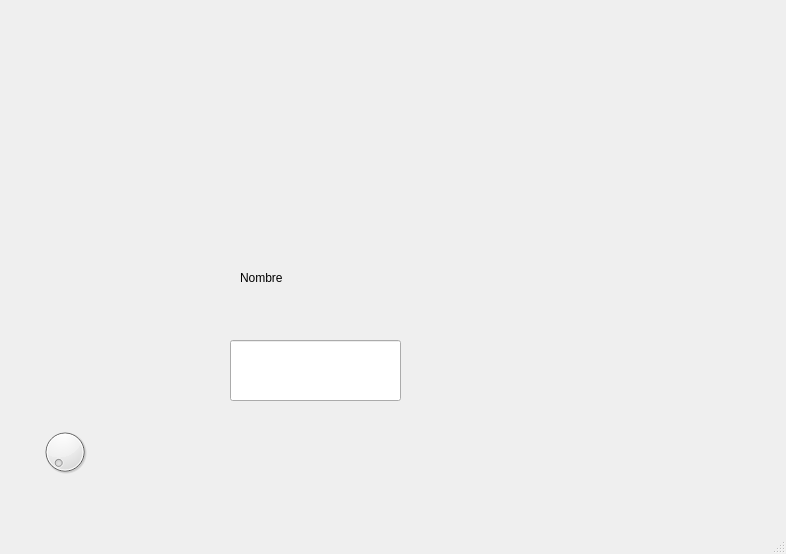
<?xml version="1.0" encoding="UTF-8"?>
<ui version="4.0">
 <class>MainWindow</class>
 <widget class="QMainWindow" name="MainWindow">
  <property name="geometry">
   <rect>
    <x>0</x>
    <y>0</y>
    <width>786</width>
    <height>554</height>
   </rect>
  </property>
  <property name="windowTitle">
   <string>MainWindow</string>
  </property>
  <widget class="QWidget" name="centralwidget">
   <widget class="QLabel" name="label">
    <property name="geometry">
     <rect>
      <x>20</x>
      <y>10</y>
      <width>101</width>
      <height>151</height>
     </rect>
    </property>
    <property name="styleSheet">
     <string notr="true"/>
    </property>
    <property name="text">
     <string/>
    </property>
    <property name="pixmap">
     <pixmap resource="../Archivos/Recursos.qrc">:/logos/logo facultad de ingenieria uat.png</pixmap>
    </property>
    <property name="scaledContents">
     <bool>true</bool>
    </property>
   </widget>
   <widget class="QLineEdit" name="nombreimagen">
    <property name="geometry">
     <rect>
      <x>230</x>
      <y>340</y>
      <width>171</width>
      <height>61</height>
     </rect>
    </property>
   </widget>
   <widget class="QLabel" name="label_2">
    <property name="geometry">
     <rect>
      <x>240</x>
      <y>270</y>
      <width>101</width>
      <height>16</height>
     </rect>
    </property>
    <property name="text">
     <string>Nombre</string>
    </property>
   </widget>
   <widget class="QLabel" name="imagen">
    <property name="geometry">
     <rect>
      <x>40</x>
      <y>250</y>
      <width>101</width>
      <height>151</height>
     </rect>
    </property>
    <property name="styleSheet">
     <string notr="true"/>
    </property>
    <property name="text">
     <string/>
    </property>
    <property name="pixmap">
     <pixmap resource="../Archivos/Recursos.qrc">:/logos/Logo UAT.png</pixmap>
    </property>
    <property name="scaledContents">
     <bool>true</bool>
    </property>
   </widget>
   <widget class="QLabel" name="label_4">
    <property name="geometry">
     <rect>
      <x>500</x>
      <y>10</y>
      <width>101</width>
      <height>151</height>
     </rect>
    </property>
    <property name="styleSheet">
     <string notr="true"/>
    </property>
    <property name="text">
     <string/>
    </property>
    <property name="pixmap">
     <pixmap resource="../Archivos/Recursos.qrc">:/logos/Logo UAT.png</pixmap>
    </property>
    <property name="scaledContents">
     <bool>true</bool>
    </property>
   </widget>
   <widget class="QLabel" name="imagen2">
    <property name="geometry">
     <rect>
      <x>610</x>
      <y>330</y>
      <width>101</width>
      <height>151</height>
     </rect>
    </property>
    <property name="styleSheet">
     <string notr="true"/>
    </property>
    <property name="text">
     <string/>
    </property>
    <property name="pixmap">
     <pixmap resource="../Archivos/Recursos.qrc">:/logos/logo equipo 3.jpg</pixmap>
    </property>
    <property name="scaledContents">
     <bool>true</bool>
    </property>
   </widget>
   <widget class="QDial" name="dial">
    <property name="geometry">
     <rect>
      <x>40</x>
      <y>420</y>
      <width>50</width>
      <height>64</height>
     </rect>
    </property>
   </widget>
  </widget>
  <widget class="QMenuBar" name="menubar">
   <property name="geometry">
    <rect>
     <x>0</x>
     <y>0</y>
     <width>786</width>
     <height>21</height>
    </rect>
   </property>
  </widget>
  <widget class="QStatusBar" name="statusbar"/>
 </widget>
 <resources>
  <include location="../Archivos/Recursos.qrc"/>
 </resources>
 <connections/>
</ui>
